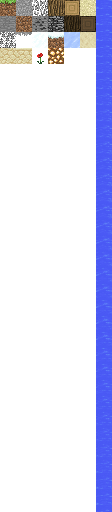
#> input picture dev_textures.png, 112 x 512 px
$ python GenerateAtlas.py
#> lines starting #> are read from the running program, lines starting #| are printed output that depends on the picture
from PIL import Image

TILE_SIZE = 16
BORDER = 1

src = Image.open("dev_textures.png")
#> src is the input picture: PIL image 112x512 RGBA; mean R, G, B, A 19.6, 21.5, 45.3, 53
src_w, src_h = src.size
#> src_w = 112; src_h = 512

tiles_x = src_w // TILE_SIZE
#> tiles_x = 7
tiles_y = src_h // TILE_SIZE
#> tiles_y = 32

new_tile = TILE_SIZE + BORDER * 2

dst = Image.new("RGBA", (tiles_x * new_tile, tiles_y * new_tile))
#> dst: PIL image 126x576 RGBA; every value is 0

for ty in range(tiles_y):
    for tx in range(tiles_x):
        x0 = tx * TILE_SIZE
        y0 = ty * TILE_SIZE
        tile = src.crop((x0, y0, x0 + TILE_SIZE, y0 + TILE_SIZE))

        padded = Image.new("RGBA", (new_tile, new_tile))
        padded.paste(tile, (BORDER, BORDER))

        # Top
        padded.paste(tile.crop((0, 0, TILE_SIZE, 1)), (BORDER, 0))
        # Bottom
        padded.paste(tile.crop((0, TILE_SIZE - 1, TILE_SIZE,
                     TILE_SIZE)), (BORDER, BORDER + TILE_SIZE))
        # Left
        padded.paste(tile.crop((0, 0, 1, TILE_SIZE)), (0, BORDER))
        # Right
        padded.paste(tile.crop((TILE_SIZE - 1, 0, TILE_SIZE,
                     TILE_SIZE)), (BORDER + TILE_SIZE, BORDER))

        # Corners
        c_tl = tile.getpixel((0, 0))
        if c_tl is None:
            c_tl = (0, 0, 0, 0)
        c_tr = tile.getpixel((TILE_SIZE - 1, 0))
        if c_tr is None:
            c_tr = (0, 0, 0, 0)
        c_bl = tile.getpixel((0, TILE_SIZE - 1))
        if c_bl is None:
            c_bl = (0, 0, 0, 0)
        c_br = tile.getpixel((TILE_SIZE - 1, TILE_SIZE - 1))
        if c_br is None:
            c_br = (0, 0, 0, 0)
        padded.putpixel((0, 0), c_tl)
        padded.putpixel((BORDER + TILE_SIZE, 0), c_tr)
        padded.putpixel((0, BORDER + TILE_SIZE), c_bl)
        padded.putpixel((BORDER + TILE_SIZE, BORDER + TILE_SIZE), c_br)

        dst_x = tx * new_tile
        dst_y = ty * new_tile
        dst.paste(padded, (dst_x, dst_y))
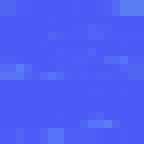
#> padded: PIL image 18x18 RGBA (shown 8 times larger); mean R, G, B, A 45.7, 65.5, 243.6, 217; transparent parts drawn white
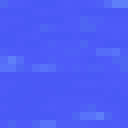
#> tile: PIL image 16x16 RGBA (shown 8 times larger); mean R, G, B, A 45.4, 64.8, 243.5, 217; transparent parts drawn white

dst.save("textures.png")
